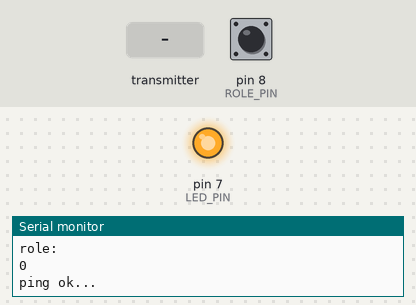
A sketch run on a simulated Arduino Uno, built with avr-gcc and run on an emulated ATmega328P. Shown: output pins drawn as LEDs (lit = HIGH), the last lines printed to the serial monitor. Dashed ring = blinking. The test bench sets the inputs (shaded band); at power-on: pin 8 (ROLE_PIN) HIGH. No radio packets arrive unless stated.

Above: at 0.12 s.
At 1.2 s:
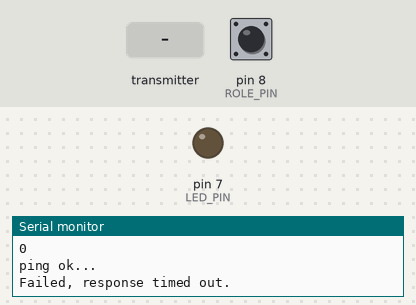
1.3 s: the transmitter starts sending message_in = 0
At 1.52 s:
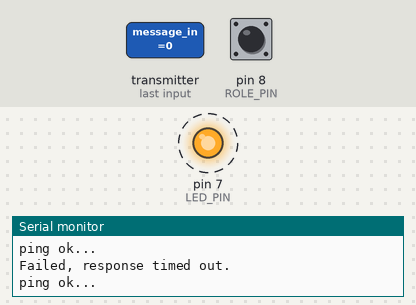
Timing chart, 0 to 10.3 s (numbered marks = the images above; inputs shaded):
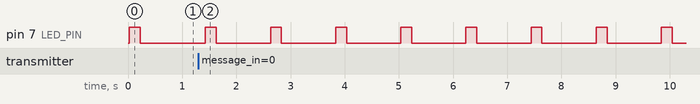

Measured:
- by itself, pin 7 (LED_PIN): alternates HIGH for 0.20 s and LOW for 1.0 s

The sketch:

PingPong.ino
```cpp
/*

  nRF24/PingPong
  Two Arduino's entertaining themselves with a "ping pong" game over nRF24L01+ 2.4GHz RF.
  Largely "stolen" from the RF24 library example code from https://github.com/maniacbug/RF24

  For info and circuit diagrams see https://github.com/tardate/LittleArduinoProjects/tree/main/playground/nRF24/PingPong

 */

#define CE_PIN 9
#define CSN_PIN 10
#define ROLE_PIN 8 //  Connect to GND to be the 'pong' receiver, unconnected on the 'ping' transmitter
#define LED_PIN 7

#include <SPI.h>
#include "nRF24L01.h"
#include "RF24.h"

// Radio pipe addresses for the 2 nodes to communicate.
const uint64_t pipes[2] = { 0xF0F0F0F0E1LL, 0xF0F0F0F0D2LL };

RF24 radio(CE_PIN, CSN_PIN);

#define ROLE_PING 0
#define ROLE_PONG 1
int role;


void setup() {

  // read the role
  pinMode(ROLE_PIN, INPUT);
  digitalWrite(ROLE_PIN,HIGH);
  delay(20);
  if ( digitalRead(ROLE_PIN) ) role = ROLE_PING;
  else role = ROLE_PONG;

  // init LED control
  pinMode(LED_PIN, OUTPUT);

  // init serial debug
  Serial.begin(9600);
  Serial.println("role:");
  Serial.println(role);

  // Setup and configure rf radio
  radio.begin();

  // optionally, increase the delay between retries & # of retries
  radio.setRetries(15,15);

  // optionally, reduce the payload size; seems to improve reliability
  radio.setPayloadSize(8);

  radio.openWritingPipe(pipes[role]);
  radio.openReadingPipe(1,pipes[role ^ 1]);

  radio.startListening();
}


void loop() {
  if(role==ROLE_PING) ping();
  else pong();
}


void ping() {

  // send a message
  radio.stopListening();
  unsigned long message = 1;
  bool ok = radio.write( &message, sizeof(unsigned long) );
  radio.startListening();

  if(ok) {
    Serial.println("ping ok...");
    flash();

    // read reply (or timeout)
    unsigned long started_waiting_at = millis();
    bool timeout = false;
    while ( ! radio.available() && ! timeout )
      if (millis() - started_waiting_at > 200 )
        timeout = true;

    if ( timeout ) {
      Serial.println("Failed, response timed out.");
    } else {
      unsigned long message_in;
      radio.read( &message_in, sizeof(unsigned long) );

      if(message_in==message) {
        Serial.println("Correct response!");
      } else {
        Serial.println("Got unexpected response:");
        Serial.println(message_in);
      }
    }
  } else {
    Serial.println("ping failed...");
  }

  delay(1000);
}

void pong() {
  if ( radio.available() ) {
    unsigned long message;
    bool done = false;

    while (!done) {
      delay(20);
      done = radio.read( &message, sizeof(unsigned long) );
    }

    flash();

    // pong back the message
    radio.stopListening();
    radio.write( &message, sizeof(unsigned long) );
    radio.startListening();

  }
}

void flash() {
  digitalWrite(LED_PIN,HIGH);
  delay(200);
  digitalWrite(LED_PIN,LOW);
}
```
